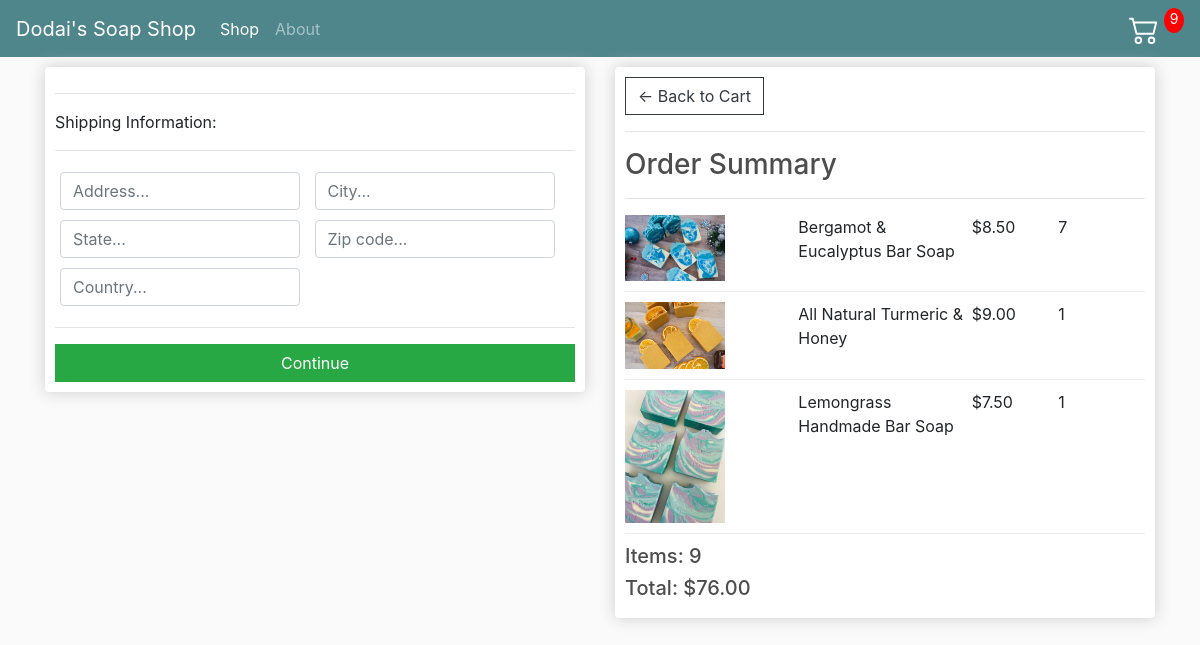
/checkout/ (signed in), run on an earlier commit of the app's database.
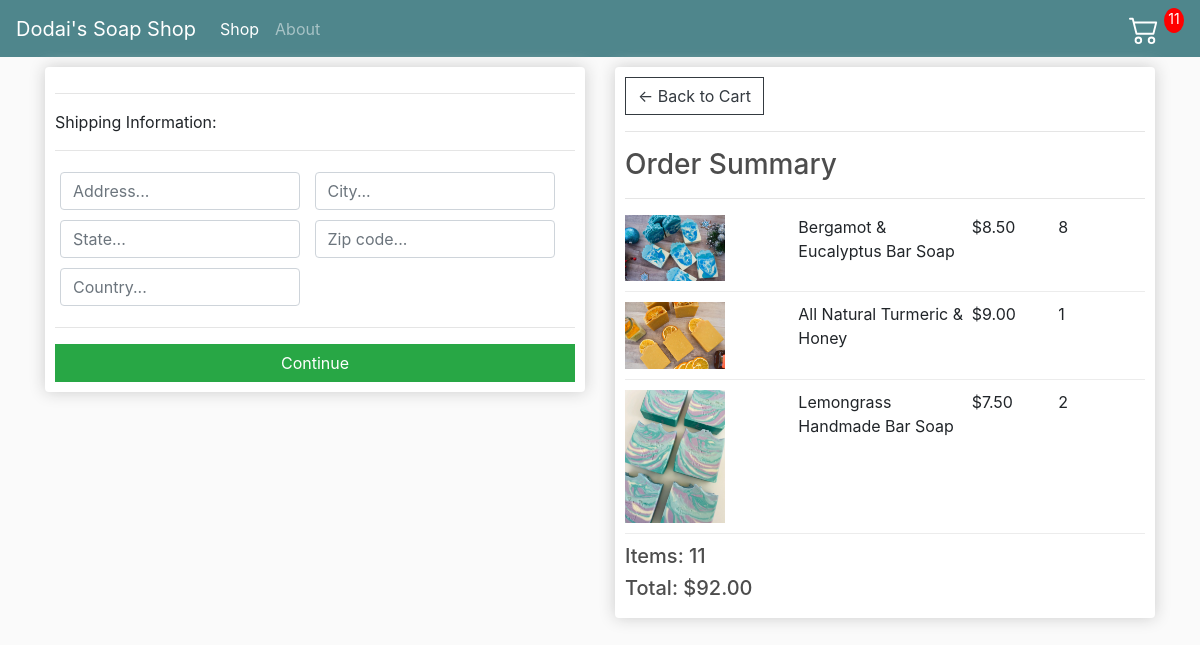
And on a later commit of the database.
### store/models.py (models this page shows, shortened)
class OrderItem(models.Model):
    product = models.ForeignKey(Product,on_delete=models.SET_NULL,null=True)
    order = models.ForeignKey(Order,on_delete=models.SET_NULL,null=True)
    quantity = models.IntegerField(default=0,null=True,blank=True)
    date_added = models.DateTimeField(auto_now_add=True)
    @property
    def get_total(self):
        total = self.product.price * self.quantity
        return total

class Product(models.Model):
    name = models.CharField(max_length=200)
    price = models.DecimalField(max_digits=7,decimal_places=2)
    image = models.ImageField(null=True,blank=True)
    @property
    def imageURL(self):
        try:
            url = self.image.url
        except:
            url = ''
        return url

class Order(models.Model):
    customer = models.ForeignKey(Customer,on_delete=models.SET_NULL,null=True,blank=True)
    date_ordered = models.DateTimeField(auto_now_add=True)
    complete = models.BooleanField(default=False)
    transaction_id = models.CharField(max_length=100,null=True)
    @property
    def get_cart_total(self):
        orderitems = self.orderitem_set.all()
        total = sum([item.get_total for item in orderitems])
        return total
    @property
    def get_cart_items(self):
        orderitems = self.orderitem_set.all()
        total = sum([item.quantity for item in orderitems])
        return total

### store/views.py (the view)
# urls.py: path('checkout/',views.checkout,name='checkout'),
def checkout(request):
    data = cartData(request)
    cartItems = data['cartItems']
    order = data['order']
    items = data['items']
    context = {'items': items, 'order': order,'cartItems':cartItems}
    return render(request,'store/checkout.html',context)

### store/utils.py (called while the page is built)
def cartData(request):
    if request.user.is_authenticated:
        customer = request.user.customer
        order, created = Order.objects.get_or_create(customer=customer,complete=False)
        items = order.orderitem_set.all()
        cartItems = order.get_cart_items
    else:
        cookieData = cookieCart(request)
        cartItems = cookieData['cartItems']
        order = cookieData['order']
        items = cookieData['items']
    return {'cartItems':cartItems,'order':order,'items':items}

### store/templates/store/checkout.html (shortened to what this page needs)
{% extends 'store/main.html' %}
{% load static %}
{% block content %}
    <div class="row">
        <div class="col-lg-6">
            <div class="box-element" id="form-wrapper">
                <form id="form">
                    <div id="shipping-info">
                        <hr>
						<p>Shipping Information:</p>
						<hr>
						<div class="form-field">
							<input class="form-control" type="text" name="address" placeholder="Address...">
						</div>
						<div class="form-field">
							<input class="form-control" type="text" name="city" placeholder="City...">
						</div>
						<div class="form-field">
							<input class="form-control" type="text" name="state" placeholder="State...">
						</div>
						<div class="form-field">
							<input class="form-control" type="text" name="zipcode" placeholder="Zip code...">
						</div>
						<div class="form-field">
							<input class="form-control" type="text" name="country" placeholder="Country...">
						</div>
                    </div>
                    <hr>
                    <input id="form-button" class="btn btn-success btn-block" type="submit" value="Continue">
                </form>
            </div>
            <br>
        </div>
        <div class="col-lg-6">
            <div class="box-element">
                <a class="btn btn-outline-dark" href="{% url 'cart' %}">&#x2190; Back to Cart</a>
                <hr>
                <h3>Order Summary</h3>
                <hr>
                {% for item in items %}
                <div class="cart-row">
                    <div style="flex:2"><img class="row-image" src="{{item.product.imageURL}}"></div>
                    <div style="flex:2"><p>{{ item.product.name }}</p></div>
					<div style="flex:1"><p>${{ item.product.price|floatformat:2 }}</p></div>
					<div style="flex:1"><p>{{ item.quantity }}</p></div>
                </div>
                {% endfor %}
                <h5>Items: {{ order.get_cart_items }}</h5>
                <h5>Total: ${{ order.get_cart_total|floatformat:2 }}</h5>
            </div>
        </div>
    </div>
{% endblock content %}

### store/templates/store/main.html (shortened to what this page needs)
<!DOCTYPE html>
{% load static %}
<html>
<head>
    <link rel="stylesheet" href="https://stackpath.bootstrapcdn.com/bootstrap/4.3.1/css/bootstrap.min.css">
    <link rel="stylesheet" type="text/css" href="{% static 'css/main.css' %}">
</head>
<body>
    <nav class="navbar navbar-expand-lg navbar-dark bg-dark">
      <a class="navbar-brand" href={% url 'store' %}>Dodai's Soap Shop</a>
      <div class="collapse navbar-collapse" id="navbarSupportedContent">
        <ul class="navbar-nav mr-auto">
          <li class="nav-item active">
            <a class="nav-link" href={% url 'store' %}>Shop<span class="sr-only">(current)</span></a>
          </li>
          <li class="nav-item">
            <a class="nav-link" href={% url 'about' %}>About</a>
          </li>
        </ul>
          <div class="form-inline my-2 my-lg-0">
	     	<a href="{% url 'cart' %}">
	    	</a>
	    	<p id="cart-total">{{cartItems}}</p>
	    </div>
      </div>
</nav>
    <div class="container">
        {% block content %}
        {% endblock content %}
    </div>
</body>
</html>

### static/css/main.css (style rules this page uses)
body { background-color: hsl(0, 0%, 98%); }
h1,h2,h3,h4,h5,h6 { color:hsl(0, 0%, 30%); }
.box-element { box-shadow:hsl(0, 0%, 80%) 0 0 16px; background-color: #fff; border-radius: 4px; padding: 10px; }
.bg-dark { background-color: #4f868c!important; }
#cart-total { display: block; text-align: center; color:#fff; background-color: red; width: 20px; height: 25px; border-radius: 50%; font-size: 14px; }
.col-lg-4, .col-lg-6, .col-lg-8, .col-lg-12 { margin-top: 10px; }
.btn { border-radius: 0; }
.row-image { width: 100px; }
.form-field { width:250px; display: inline-block; padding: 5px; }
.cart-row { display: flex; align-items: flex-stretch; padding-bottom: 10px; margin-bottom: 10px; border-bottom: 1px solid #ececec; }

What changed in the data, as far as the page shows it:
changed OrderItem "Bergamot & Eucalyptus Bar Soap": quantity "7" → "8"
changed OrderItem "Lemongrass Handmade Bar Soap": quantity "1" → "2"
changed through a linked row, Order: get_cart_items "9" → "11"; get_cart_total "76.00" → "92.00"
Also different on the page:
{{ cartItems }}: "9" → "11"
